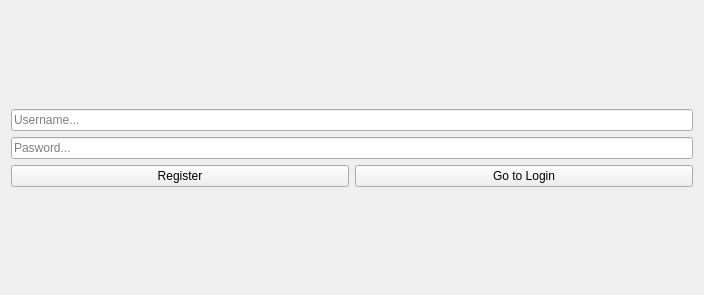
<?xml version="1.0" encoding="UTF-8"?>
<ui version="4.0">
 <class>Register</class>
 <widget class="QWidget" name="Register">
  <property name="geometry">
   <rect>
    <x>0</x>
    <y>0</y>
    <width>704</width>
    <height>295</height>
   </rect>
  </property>
  <property name="windowTitle">
   <string>Baronchat</string>
  </property>
  <layout class="QGridLayout" name="gridLayout">
   <item row="0" column="0" colspan="2">
    <layout class="QHBoxLayout" name="horizontalLayout">
     <item>
      <layout class="QVBoxLayout" name="verticalLayout">
       <item>
        <spacer name="verticalSpacer_2">
         <property name="orientation">
          <enum>Qt::Vertical</enum>
         </property>
         <property name="sizeHint" stdset="0">
          <size>
           <width>20</width>
           <height>40</height>
          </size>
         </property>
        </spacer>
       </item>
       <item>
        <widget class="QLineEdit" name="username">
         <property name="text">
          <string/>
         </property>
         <property name="placeholderText">
          <string>Username...</string>
         </property>
        </widget>
       </item>
       <item>
        <widget class="QLineEdit" name="password">
         <property name="echoMode">
          <enum>QLineEdit::Password</enum>
         </property>
         <property name="placeholderText">
          <string>Pasword...</string>
         </property>
        </widget>
       </item>
       <item>
        <layout class="QHBoxLayout" name="horizontalLayout_2">
         <item>
          <widget class="QPushButton" name="register_button">
           <property name="text">
            <string>Register</string>
           </property>
          </widget>
         </item>
         <item>
          <widget class="QPushButton" name="load_login">
           <property name="text">
            <string>Go to Login</string>
           </property>
          </widget>
         </item>
        </layout>
       </item>
       <item>
        <spacer name="verticalSpacer">
         <property name="orientation">
          <enum>Qt::Vertical</enum>
         </property>
         <property name="sizeHint" stdset="0">
          <size>
           <width>20</width>
           <height>40</height>
          </size>
         </property>
        </spacer>
       </item>
      </layout>
     </item>
    </layout>
   </item>
  </layout>
 </widget>
 <resources/>
 <connections/>
</ui>
